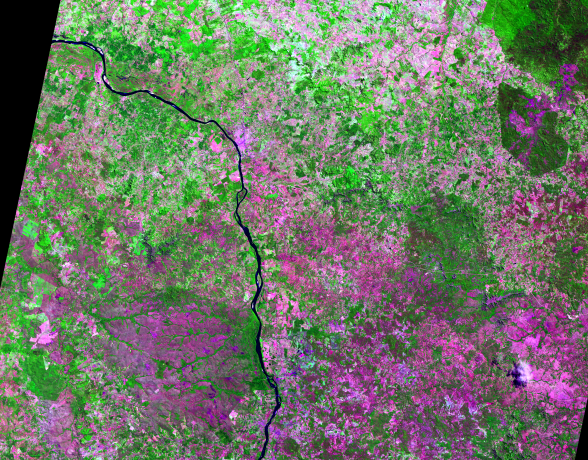
#> input picture imagens-satelite/bico2008.png, 588 x 460 px
$ python main-bico.py
#> lines starting #> are read from the running program, lines starting #| are printed output that depends on the picture; after the words box and inside, x2 and y2 are one past the last pixel; in counts of white or black regions, pixels touching at a corner belong together
#> the answer given: 1
from PIL import Image, ImageFilter, ImageEnhance
from itertools import product
import numpy as np
import cv2

queimada = (168, 28, 13, 255) #vermelho
branco = (255,255,255, 255)
PONTOS = []

#limite inferior para a imagem de Palmas
# LIMITE_INF_P = dict([('r',  1), ('g',  0), ('b', 28)])
LIMITE_INF_P = dict([('r',  3), ('g',  30), ('b', 60)])
#limite superior para a imagem de Palmas
# LIMITE_SUP_P = dict([('r', 255), ('g', 112), ('b', 255)])
LIMITE_SUP_P = dict([('r', 191), ('g', 85), ('b', 160)])

#limite inferior para o bico do papagaio
LIMITE_INF_B = dict([('r',  6), ('g',  0), ('b', 2)])
#limite superior para a imagem de Palmas
LIMITE_SUP_B = dict([('r', 186), ('g', 93), ('b', 233)])

#Abre uma imagem
def abrir_imagem(nome_img):
#> called with nome_img = 'imagens-satelite/bico2008.png'
    return Image.open(nome_img)
#> returned value is the input picture: PIL image 588x460 RGBA; mean R, G, B, A 111.3, 118.7, 102.3, 255

#Converte a imagem para escala de cinza
def escala_de_cinza(img):
    return img.convert('L')

def gerar_matriz (n_linhas, n_colunas):
    matriz = np.zeros((n_linhas, n_colunas), dtype=np.str)
    return matriz

def imprimir_matriz(matriz):
    print(np.asarray(matriz))

def matriz_da_imagem(img):
    return np.asarray(img.convert('L'))

def nova_imagem(img):
    new_img = Image.new('RGB', (img.width, img.height), color='black')
    # new_img.save('nova_imagem.png')
    # new_img.show()
    return new_img

# [17 lines left out: functions imprimir_valores, distancia, not called in this run]


# ----------------------------------------------------------------------------------------------------------
# ----------------------------------------------------------------------------------------------------------
# ----------------------------------------------------------------------------------------------------------


# Binarizar com regras
def encontrar_pixels_de_queimadas(img, segmentacao):
#> called with segmentacao = 2
    pix = img.load()

    width, height = img.size
#> width = 588; height = 460
    # pixels_queimadas = []

    #Segmentacao de Palmas
    if segmentacao == 1:
        for y, x in product(range(height), range(width)):
            r,g,b = pix[x,y]
            if(r > LIMITE_INF_P.get('r') and r < LIMITE_SUP_P.get('r') and g > LIMITE_INF_P.get('g') and
               g < LIMITE_SUP_P.get('g') and b > LIMITE_INF_P.get('b') and b < LIMITE_SUP_P.get('b')):
                PONTOS.append((x,y))
                # if(g < r and g < b):
                    # PONTOS.append((x,y))

    #Segmentacao do bico
    if segmentacao == 2:
        for y, x in product(range(height), range(width)):
            r,g,b,a = pix[x,y]
            if(r > LIMITE_INF_B.get('r') and r < LIMITE_SUP_B.get('r') and g > LIMITE_INF_B.get('g') and
            g < LIMITE_SUP_B.get('g') and b > LIMITE_INF_B.get('b') and b < LIMITE_SUP_B.get('b')):
                if(g < r and g < b):
                    PONTOS.append((x,y))
#> this loop made 270480 passes
#> (r, g, b) on passes 1 to 3: (0, 0, 0), (0, 0, 0), (0, 0, 0)
#> after the loop, PONTOS = 42808 items


    # crescimento_de_regiao(img)

    for pixel in PONTOS:
        x,y = pixel
        pix[x,y] = queimada
#> this loop made 42808 passes
#> (x, y) on passes 1 to 3: (60, 0), (567, 0), (141, 1)

    PONTOS.clear()


    return img

def diferenca(img):
    new_img = nova_imagem(img)
    pix  = img.load()
    pix2 = new_img.load()

    width, height = img.size

    for y, x in product(range(height), range(width)):
        if pix[x,y] == queimada:
            pix2[x,y] = (255,255,255)
        else:
            pix2[x,y] = (0,0,0)

    # new_img.save('diferenca.png')

    # img.show()


    return new_img

# [506 lines left out: functions area_de_queimada, crescimento_de_regiao, not called in this run]


def main():

    nome_imgs = ["bico2008.png",
    "bico2009.png",
    "bico2013.png",
    "bico2014.png",
    "bico2015.png",
    "bico2016.png",
    "bico2017.png"]

    for nome in nome_imgs:
        #para escolher o nome de imagem mude a string abaixo:
        # nome="palmas2017.png"

        abertura = int(input("Digite a abertura: 1-5. Padrão: \'3\'"))
        segmentacao = 2
        # segmentacao = int(input("Digite a segmentacao: 1-2. Palmas: 1. Bico: 2"))


        nome_imagem = "imagens-satelite/"+nome

        print("Nome image: {}".format(nome_imagem))
        print("Open par: {}".format(abertura))
        print("Segm par: {}".format(segmentacao))

        img = abrir_imagem(nome_imagem)
        img.save(nome)


        #pontos vermelhos
        img = encontrar_pixels_de_queimadas(img, segmentacao)
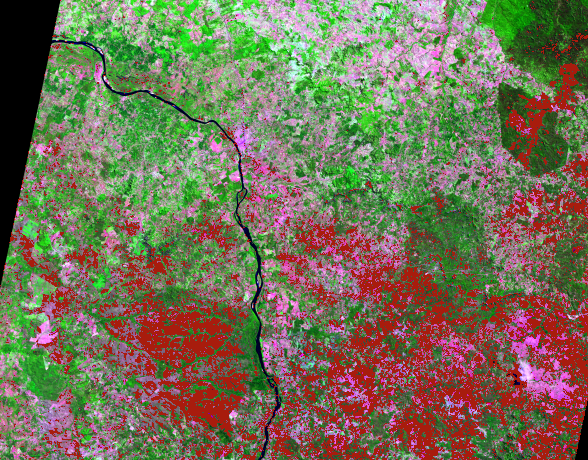
#> img: PIL image 588x460 RGBA; mean R, G, B, A 117.5, 112.3, 85.5, 255
        img.save("segmentada-cores.png")


        #crescimento de regiao
        # img = crescimento_de_regiao(img)
        # img.save('crescimento.png')
        # img3.show()

        #pontos brancos
        img = diferenca(img) #pegando img3
#> in nova_imagem, `new_img = Image.new('RGB', (img.width, img.height), color='black')`: new_img: PIL image 588x460 RGB; every value is 0
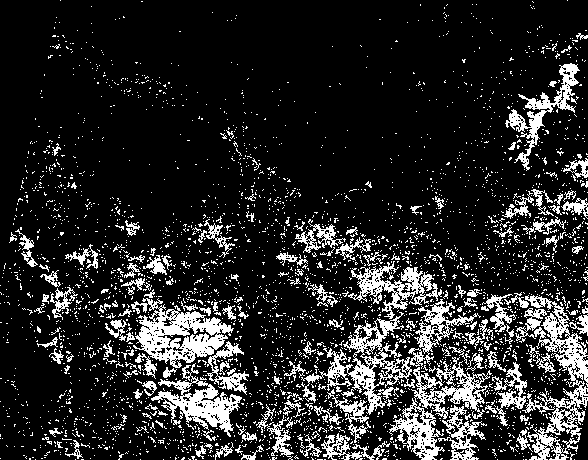
#> img: PIL image 588x460 RGB; 15.8% white in thin lines or dots
        img.save('diferenca.png')

        #abertura
        img = cv2.imread('diferenca.png',0) #pegando img4
#> img: shape (460, 588); 15.8% white in thin lines or dots
        kernel = np.ones((abertura,abertura),np.uint8)
        opening = cv2.morphologyEx(img, cv2.MORPH_OPEN, kernel)

        #salvando imagem final
        nome = str(abertura)+str(segmentacao)+nome
        print("Nome local salvar: {}".format(nome))
        cv2.imwrite(nome, opening)

        nome_imagem = ""
#> pass 2 of the loop in main, `for nome in nome_imgs:`:
#> the answer given: 1
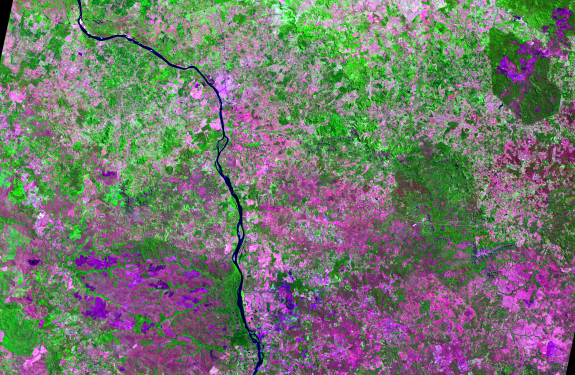
#> input picture imagens-satelite/bico2009.png, 575 x 375 px
#> in abrir_imagem, returned value is the input picture: PIL image 575x375 RGBA; mean R, G, B, A 114.9, 118.4, 109.7, 255
#> the loop in encontrar_pixels_de_queimadas (call 2), `for y, x in product(range(height), range(width)):` made 215625 passes
#> the loop in encontrar_pixels_de_queimadas (call 2), `for pixel in PONTOS:` made 41041 passes
#> pixel on passes 1 to 3: (12, 0), (22, 0), (24, 0)
#> in main, `img = encontrar_pixels_de_queimadas(img, segmentacao)`:
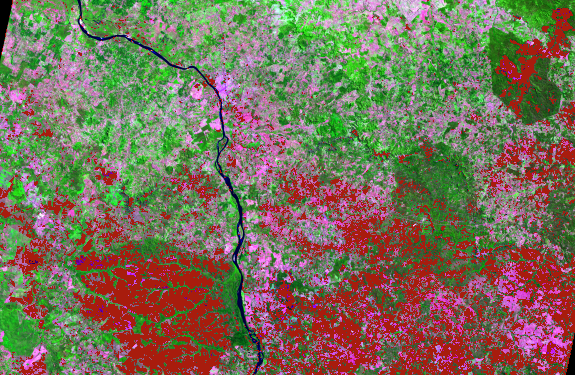
#> img: PIL image 575x375 RGBA; mean R, G, B, A 122, 111.4, 88, 255
#> new_img: PIL image 575x375 RGB; every value is 0
#> in main, `img = diferenca(img)`:
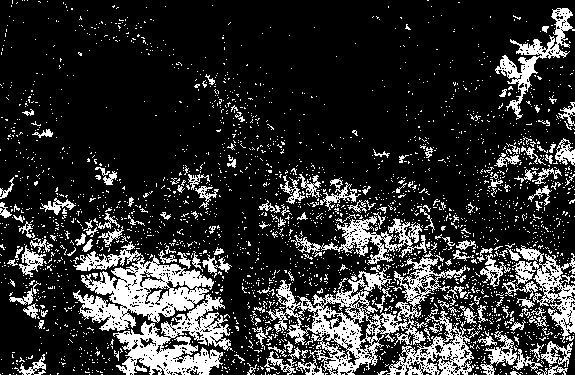
#> img: PIL image 575x375 RGB; 19% white; 2572 white regions (2414 under 20 px), largest, box (x1, y1, x2, y2) and area: (266, 257, 466, 375) 6198, (73, 241, 214, 331) 5605, (113, 294, 233, 375) 4246
#> pass 3 of the loop in main, `for nome in nome_imgs:`:
#> the answer given: 1
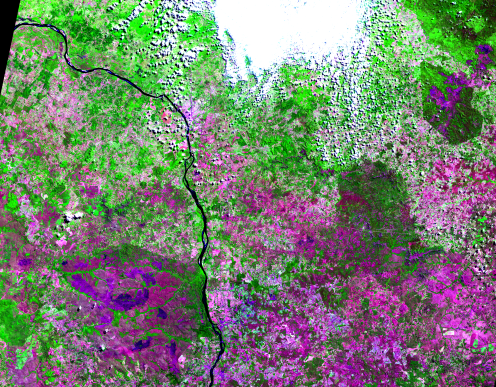
#> input picture imagens-satelite/bico2013.png, 496 x 387 px
#> in abrir_imagem, returned value is the input picture: PIL image 496x387 RGBA; mean R, G, B, A 119.3, 128.6, 112.7, 255
#> in main, `img = encontrar_pixels_de_queimadas(img, segmentacao)`:
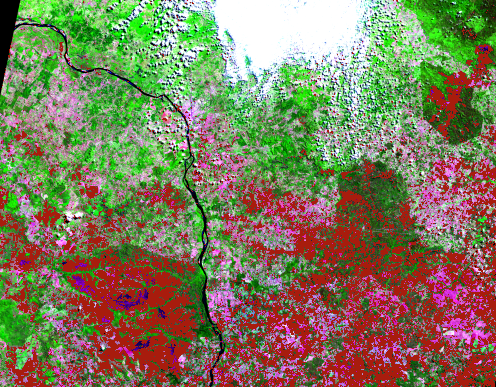
#> img: PIL image 496x387 RGBA; mean R, G, B, A 128.3, 123.6, 91.3, 255
#> new_img: PIL image 496x387 RGB; every value is 0
#> in main, `img = diferenca(img)`:
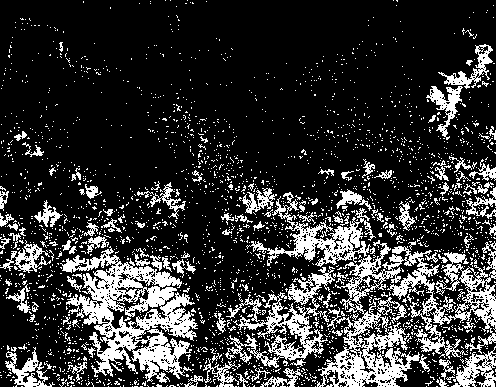
#> img: PIL image 496x387 RGB; 20.5% white; 2544 white regions (2426 under 20 px), largest, box (x1, y1, x2, y2) and area: (317, 240, 496, 387) 7881, (60, 246, 198, 383) 7816, (225, 266, 335, 368) 2923
#> the answer given: 1
#> the answer given: 1
#> the answer given: 1
#> the loop made 7 passes; the first 3 are shown


    # [16 lines of commented-out code are left out]

if __name__ == '__main__':
    # print(LIMITE_SUP_P.get('b'))
#> (the run stopped early here; a loop or call above may not have finished)
